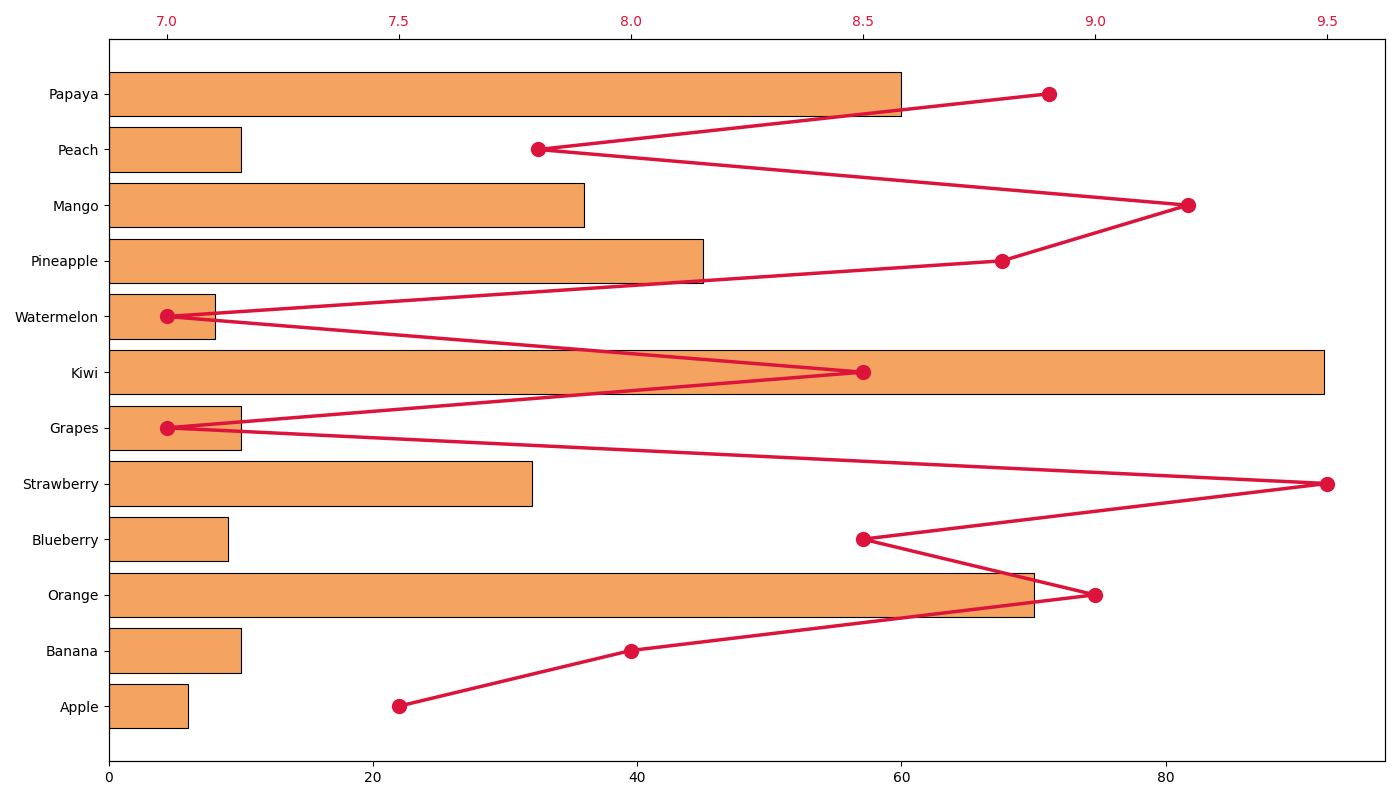

The script that drew this image:
import matplotlib.pyplot as plt

# Data
fruits = ["Apple", "Banana", "Orange", "Blueberry", "Strawberry", "Grapes", "Kiwi", "Watermelon",
          "Pineapple", "Mango", "Peach", "Papaya"]
vitamin_content = [6, 10, 70, 9, 32, 10, 92, 8, 45, 36, 10, 60]
avg_rating = [7.5, 8.0, 9.0, 8.5, 9.5, 7.0, 8.5, 7.0, 8.8, 9.2, 7.8, 8.9]

fig, ax1 = plt.subplots(figsize=(14, 8))

# Plotting a horizontal bar chart
ax1.barh(fruits, vitamin_content, color="sandybrown", edgecolor='black', linewidth=0.8)

# Plotting the line chart for average ratings
ax2 = ax1.twiny()
ax2.plot(avg_rating, fruits, color="crimson", marker='o', linestyle='-', linewidth=2.5, markersize=10)

ax2.tick_params(axis='x', labelcolor='crimson')

plt.tight_layout()
plt.show()
